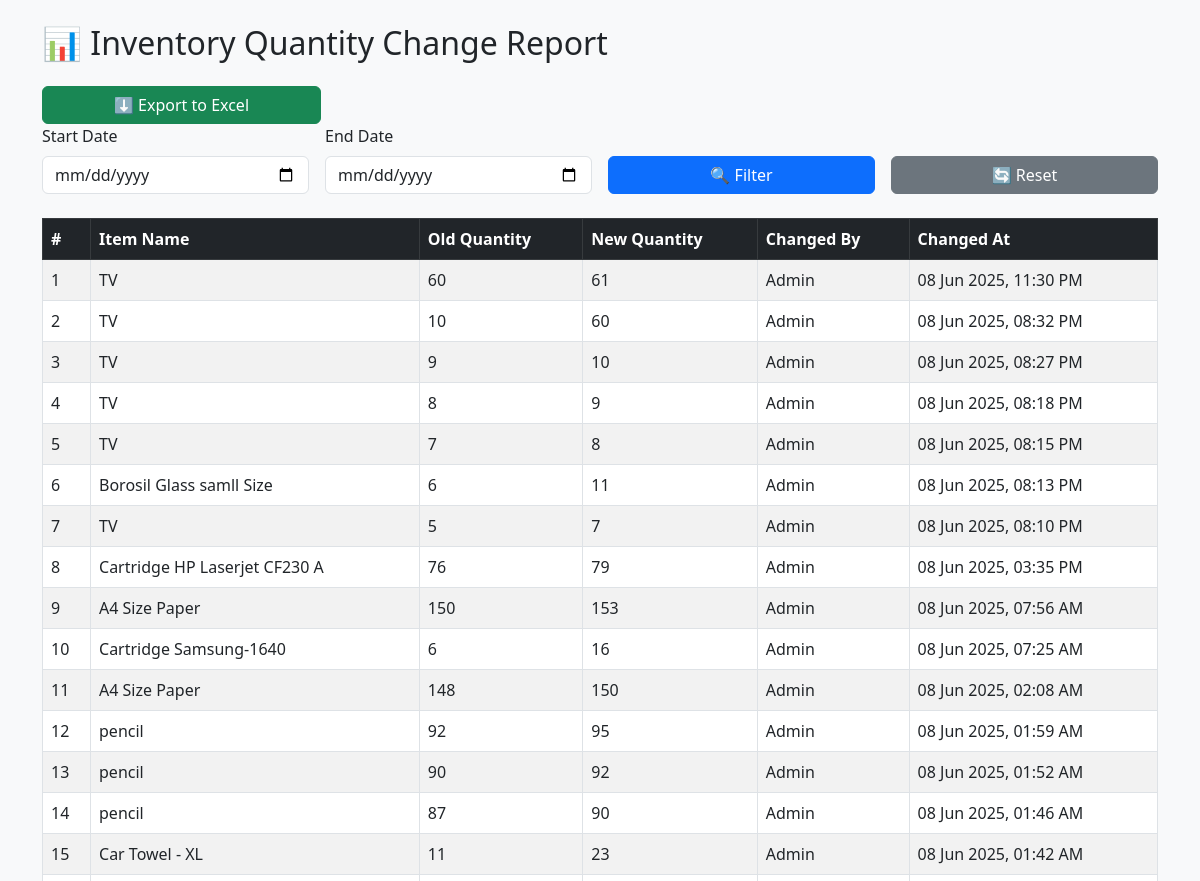
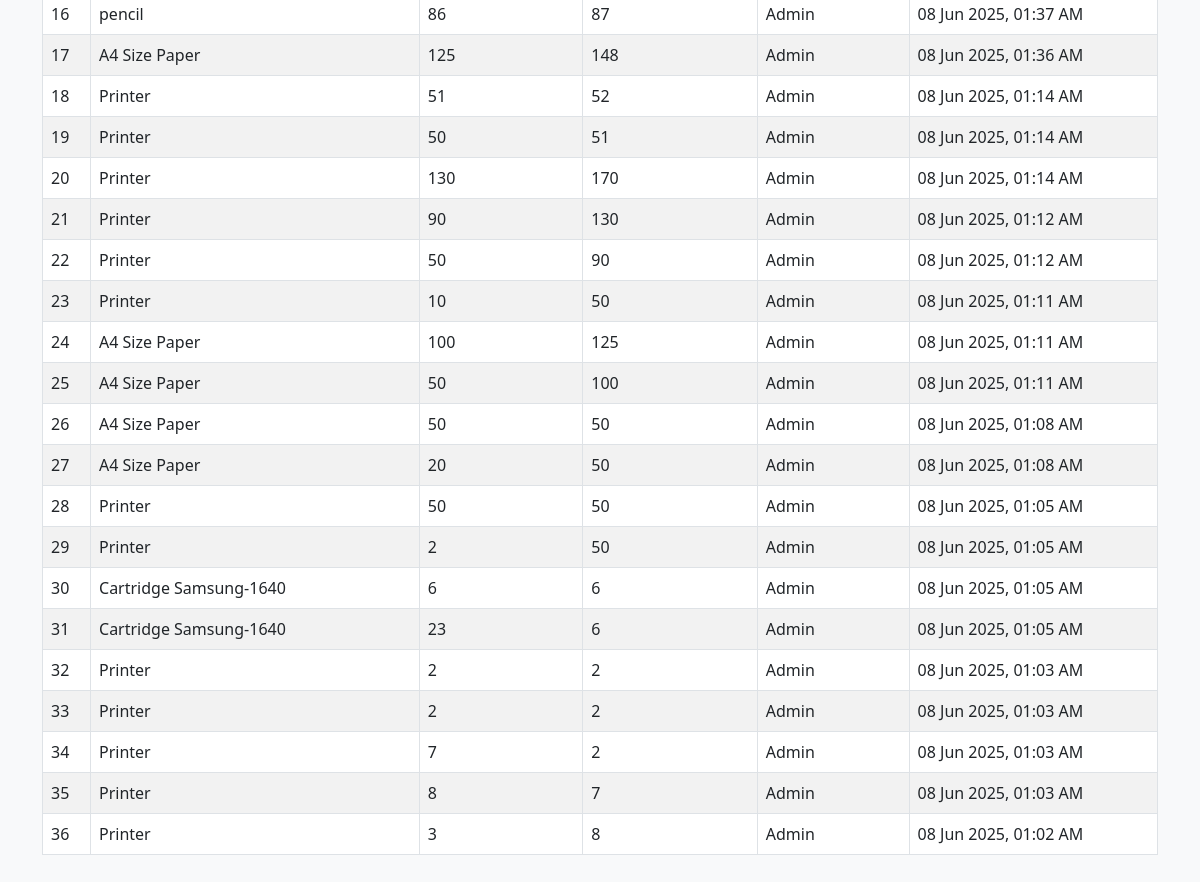
Screenshot of /admin/quantity_report.php with the database file from the repository (2 pictures, top to bottom).
### tables this page shows
CREATE TABLE `inventory_quantity_log` (
  `id` int(11) NOT NULL,
  `inventory_id` int(11) NOT NULL,
  `old_quantity` int(11) NOT NULL,
  `new_quantity` int(11) NOT NULL,
  `changed_by` varchar(100) DEFAULT NULL,
  `changed_at` datetime NOT NULL
);

CREATE TABLE `inventory` (
  `id` int(11) NOT NULL,
  `item_name` varchar(255) NOT NULL,
  `description` text DEFAULT NULL,
  `quantity` int(11) NOT NULL DEFAULT 0,
  `created_at` timestamp NOT NULL DEFAULT current_timestamp(),
  `updated_at` timestamp NOT NULL DEFAULT current_timestamp() ON UPDATE current_timestamp(),
  `image_path` varchar(255) DEFAULT NULL
);

### admin/quantity_report.php (the view, shortened to what this page needs)
<?php
include '../config/db.php';
$startDate = isset($_GET['start_date']) ? $_GET['start_date'] : '';
$endDate   = isset($_GET['end_date']) ? $_GET['end_date'] : '';
$query = "SELECT log.*, inv.item_name
          FROM inventory_quantity_log log
          JOIN inventory inv ON log.inventory_id = inv.id";
$query .= " ORDER BY log.changed_at DESC";
$stmt = $conn->prepare($query);
$stmt->execute();
$result = $stmt->get_result();
?>
<!DOCTYPE html>
<html>
<head>
    <link rel="stylesheet" href="https://cdn.jsdelivr.net/npm/bootstrap@5.3.0/dist/css/bootstrap.min.css">
</head>
<body class="p-4 bg-light">
<div class="container">
    <h2 class="mb-4">📊 Inventory Quantity Change Report</h2>
    <div class="col-md-3 d-flex align-items-end">
    <a href="quantity_report.php?export=csv&start_date=<?= $startDate ?>&end_date=<?= $endDate ?>" class="btn btn-success w-100">⬇️ Export to Excel</a>
</div>
    <form method="GET" class="row g-3 mb-4">
        <div class="col-md-3">
            <label for="start_date" class="form-label">Start Date</label>
            <input type="date" class="form-control" name="start_date" value="<?= htmlspecialchars($startDate) ?>">
        </div>
        <div class="col-md-3">
            <label for="end_date" class="form-label">End Date</label>
            <input type="date" class="form-control" name="end_date" value="<?= htmlspecialchars($endDate) ?>">
        </div>
        <div class="col-md-3 d-flex align-items-end">
            <button type="submit" class="btn btn-primary w-100">🔍 Filter</button>
        </div>
        <div class="col-md-3 d-flex align-items-end">
            <a href="quantity_report.php" class="btn btn-secondary w-100">🔄 Reset</a>
        </div>
    </form>
    <div class="table-responsive">
        <table class="table table-striped table-bordered align-middle">
            <thead class="table-dark">
                <tr>
                    <th>#</th>
                    <th>Item Name</th>
                    <th>Old Quantity</th>
                    <th>New Quantity</th>
                    <th>Changed By</th>
                    <th>Changed At</th>
                </tr>
            </thead>
            <tbody>
                <?php if ($result->num_rows > 0): $i = 1; ?>
                    <?php while ($row = $result->fetch_assoc()): ?>
                        <tr>
                            <td><?= $i++ ?></td>
                            <td><?= htmlspecialchars($row['item_name']) ?></td>
                            <td><?= $row['old_quantity'] ?></td>
                            <td><?= $row['new_quantity'] ?></td>
                            <td><?= htmlspecialchars($row['changed_by']) ?></td>
                            <td><?= date("d M Y, h:i A", strtotime($row['changed_at'])) ?></td>
                        </tr>
                    <?php endwhile; ?>
                <?php else: ?>
                    <tr>
                        <td colspan="6" class="text-center text-muted">No records found.</td>
                    </tr>
                <?php endif; ?>
            </tbody>
        </table>
    </div>
</div>
</body>
</html>

### rows the page displays
inventory_quantity_log: inventory.item_name "TV", old_quantity "60", new_quantity "61", changed_by "Admin", changed_at "08 Jun 2025, 11:30 PM"
inventory_quantity_log: inventory.item_name "TV", old_quantity "10", new_quantity "60", changed_by "Admin", changed_at "08 Jun 2025, 08:32 PM"
inventory_quantity_log: inventory.item_name "TV", old_quantity "9", new_quantity "10", changed_by "Admin", changed_at "08 Jun 2025, 08:27 PM"
inventory_quantity_log: inventory.item_name "TV", old_quantity "8", new_quantity "9", changed_by "Admin", changed_at "08 Jun 2025, 08:18 PM"
inventory_quantity_log: inventory.item_name "TV", old_quantity "7", new_quantity "8", changed_by "Admin", changed_at "08 Jun 2025, 08:15 PM"
inventory_quantity_log: inventory.item_name "Borosil Glass samll Size", old_quantity "6", new_quantity "11", changed_by "Admin", changed_at "08 Jun 2025, 08:13 PM"
inventory_quantity_log: inventory.item_name "TV", old_quantity "5", new_quantity "7", changed_by "Admin", changed_at "08 Jun 2025, 08:10 PM"
inventory_quantity_log: inventory.item_name "Cartridge HP Laserjet CF230 A", old_quantity "76", new_quantity "79", changed_by "Admin", changed_at "08 Jun 2025, 03:35 PM"
inventory_quantity_log: inventory.item_name "A4 Size Paper", old_quantity "150", new_quantity "153", changed_by "Admin", changed_at "08 Jun 2025, 07:56 AM"
inventory_quantity_log: inventory.item_name "Cartridge Samsung-1640", old_quantity "6", new_quantity "16", changed_by "Admin", changed_at "08 Jun 2025, 07:25 AM"
inventory_quantity_log: inventory.item_name "A4 Size Paper", old_quantity "148", new_quantity "150", changed_by "Admin", changed_at "08 Jun 2025, 02:08 AM"
inventory_quantity_log: inventory.item_name "pencil", old_quantity "92", new_quantity "95", changed_by "Admin", changed_at "08 Jun 2025, 01:59 AM"
inventory_quantity_log: inventory.item_name "pencil", old_quantity "90", new_quantity "92", changed_by "Admin", changed_at "08 Jun 2025, 01:52 AM"
inventory_quantity_log: inventory.item_name "pencil", old_quantity "87", new_quantity "90", changed_by "Admin", changed_at "08 Jun 2025, 01:46 AM"
inventory_quantity_log: inventory.item_name "Car Towel - XL", old_quantity "11", new_quantity "23", changed_by "Admin", changed_at "08 Jun 2025, 01:42 AM"
inventory_quantity_log: inventory.item_name "pencil", old_quantity "86", new_quantity "87", changed_by "Admin", changed_at "08 Jun 2025, 01:37 AM"
inventory_quantity_log: inventory.item_name "A4 Size Paper", old_quantity "125", new_quantity "148", changed_by "Admin", changed_at "08 Jun 2025, 01:36 AM"
inventory_quantity_log: inventory.item_name "Printer", old_quantity "51", new_quantity "52", changed_by "Admin", changed_at "08 Jun 2025, 01:14 AM"
inventory_quantity_log: inventory.item_name "Printer", old_quantity "50", new_quantity "51", changed_by "Admin", changed_at "08 Jun 2025, 01:14 AM"
inventory_quantity_log: inventory.item_name "Printer", old_quantity "130", new_quantity "170", changed_by "Admin", changed_at "08 Jun 2025, 01:14 AM"
inventory_quantity_log: inventory.item_name "Printer", old_quantity "90", new_quantity "130", changed_by "Admin", changed_at "08 Jun 2025, 01:12 AM"
inventory_quantity_log: inventory.item_name "Printer", old_quantity "50", new_quantity "90", changed_by "Admin", changed_at "08 Jun 2025, 01:12 AM"
inventory_quantity_log: inventory.item_name "Printer", old_quantity "10", new_quantity "50", changed_by "Admin", changed_at "08 Jun 2025, 01:11 AM"
inventory_quantity_log: inventory.item_name "A4 Size Paper", old_quantity "100", new_quantity "125", changed_by "Admin", changed_at "08 Jun 2025, 01:11 AM"
inventory_quantity_log: inventory.item_name "A4 Size Paper", old_quantity "50", new_quantity "100", changed_by "Admin", changed_at "08 Jun 2025, 01:11 AM"
inventory_quantity_log: inventory.item_name "A4 Size Paper", old_quantity "50", new_quantity "50", changed_by "Admin", changed_at "08 Jun 2025, 01:08 AM"
inventory_quantity_log: inventory.item_name "A4 Size Paper", old_quantity "20", new_quantity "50", changed_by "Admin", changed_at "08 Jun 2025, 01:08 AM"
inventory_quantity_log: inventory.item_name "Printer", old_quantity "50", new_quantity "50", changed_by "Admin", changed_at "08 Jun 2025, 01:05 AM"
inventory_quantity_log: inventory.item_name "Printer", old_quantity "2", new_quantity "50", changed_by "Admin", changed_at "08 Jun 2025, 01:05 AM"
inventory_quantity_log: inventory.item_name "Cartridge Samsung-1640", old_quantity "6", new_quantity "6", changed_by "Admin", changed_at "08 Jun 2025, 01:05 AM"
inventory_quantity_log: inventory.item_name "Cartridge Samsung-1640", old_quantity "23", new_quantity "6", changed_by "Admin", changed_at "08 Jun 2025, 01:05 AM"
inventory_quantity_log: inventory.item_name "Printer", old_quantity "2", new_quantity "2", changed_by "Admin", changed_at "08 Jun 2025, 01:03 AM"
inventory_quantity_log: inventory.item_name "Printer", old_quantity "2", new_quantity "2", changed_by "Admin", changed_at "08 Jun 2025, 01:03 AM"
inventory_quantity_log: inventory.item_name "Printer", old_quantity "7", new_quantity "2", changed_by "Admin", changed_at "08 Jun 2025, 01:03 AM"
inventory_quantity_log: inventory.item_name "Printer", old_quantity "8", new_quantity "7", changed_by "Admin", changed_at "08 Jun 2025, 01:03 AM"
inventory_quantity_log: inventory.item_name "Printer", old_quantity "3", new_quantity "8", changed_by "Admin", changed_at "08 Jun 2025, 01:02 AM"
